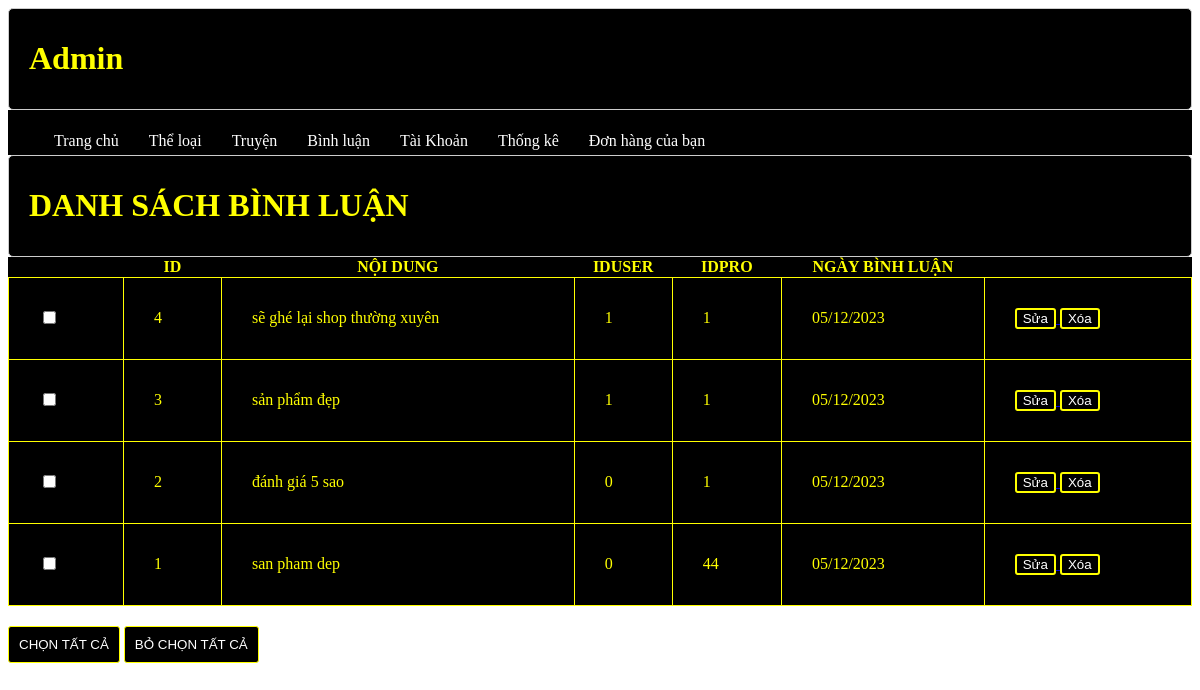
/admin/index.php?act=listbl, run on the app's committed database.
### tables this page shows
CREATE TABLE `binhluan` (
  `id` int(10) NOT NULL,
  `noidung` varchar(255) NOT NULL,
  `iduser` int(10) NOT NULL,
  `idpro` int(10) NOT NULL,
  `ngaybinhluan` varchar(30) NOT NULL
);

### model/pdo.php (called while the page is built, shortened)
<?php
function pdo_get_connection()
{
    $dburl = "mysql:host=localhost;dbname=duan1;charset=utf8";
    $username = 'root';
    $password = '';
    $conn = new PDO($dburl, $username, $password);
    $conn->setAttribute(PDO::ATTR_ERRMODE, PDO::ERRMODE_EXCEPTION);
    return $conn;
}
function pdo_query($sql)
{
    $sql_args = array_slice(func_get_args(), 1);
    try {
        $conn = pdo_get_connection();
        $stmt = $conn->prepare($sql);
        $stmt->execute($sql_args);
        $rows = $stmt->fetchAll();
        return $rows;
    } catch (PDOException $e) {
        throw $e;
    } finally {
        unset($conn);
    }
}

### model/binhluan.php (called while the page is built, shortened)
<?php
function loadall_binhluan($idpro){
    $sql = "select * from binhluan where 1";
        $sql.= " order by id desc";
    $listbl = pdo_query($sql);
    return $listbl;
}
?>

### admin/binhluan/list.php (the view)
<div class="row2">
    <div class="row2 font_title">
        <h1>DANH SÁCH BÌNH LUẬN</h1>
    </div>
    <div class="row2 form_content ">
        <form action="index.php?act=listbl" method="POST">
            <div class="row2 mb10 formds_loai">
                <table>
                    <tr>
                        <th></th>
                        <th>ID</th>
                        <th>NỘI DUNG</th>
                        <th>IDUSER</th>
                        <th>IDPRO</th>
                        <th>NGÀY BÌNH LUẬN</th>
                        <th></th>
                    </tr>
                    <?php
                    foreach ($listbinhluan as $binhluan) {
                        extract($binhluan);
                        $suabl = "index.php?act=suabl&id=" . $id;
                        $xoabl = "index.php?act=xoabl&id=" . $id;
                        echo '<tr>
                                            <td><input type="checkbox" name="" id=""></td>
                                            <td>' . $id . '</td>
                                            <td>' . $noidung . '</td>
                                            <td>' . $iduser . '</td>
                                            <td>' . $idpro . '</td>
                                            <td>' . $ngaybinhluan . '</td>
                                            <td>
                                                <a href="' . $suabl . '"> <input type="button" value="Sửa"> </a>
                                                <a href="' . $xoabl . '"> <input type="button" value="Xóa"> </a>
                                            </td>
                                         </tr>';
                    }
                    ?>
                </table>
            </div>
            <div class="row mb10 ">
                <input class="mr20" type="button" value="CHỌN TẤT CẢ">
                <input class="mr20" type="button" value="BỎ CHỌN TẤT CẢ">
            </div>
        </form>
    </div>
</div>

### admin/css/admin.css (style rules this page uses)
.font_title { background-color:#000; border:1px #CCC solid; color:yellow; border-radius:5px; padding:10px 20px; }
.mr20 { margin-top:20px; border: 1px yellow solid; background-color: #000; color: white; border-radius: 3px; padding: 10px; }
.formds_loai table { width:100%; border-collapse:collapse; background-color:#000; color: yellow; padding:20px; }
.formds_loai table td { padding:10px 20px; border:1px yellow solid; padding:30px; }
input { border: 2px solid yellow; background-color: #000; color: white; border-radius: 3px; }

### data on the page
binhluan: id "4", noidung "sẽ ghé lại shop thường xuyên", iduser "1", idpro "1", ngaybinhluan "05/12/2023"
binhluan: id "3", noidung "sản phẩm đẹp", iduser "1", idpro "1", ngaybinhluan "05/12/2023"
binhluan: id "2", noidung "đánh giá 5 sao", iduser "0", idpro "1", ngaybinhluan "05/12/2023"
binhluan: id "1", noidung "san pham dep", iduser "0", idpro "44", ngaybinhluan "05/12/2023"
